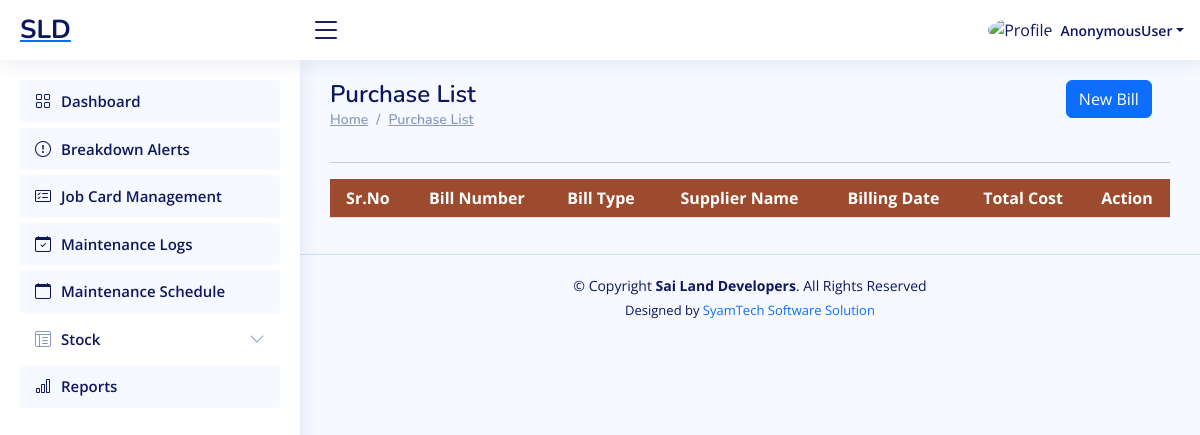
The app's page /workshop/purchase-list/, older data.
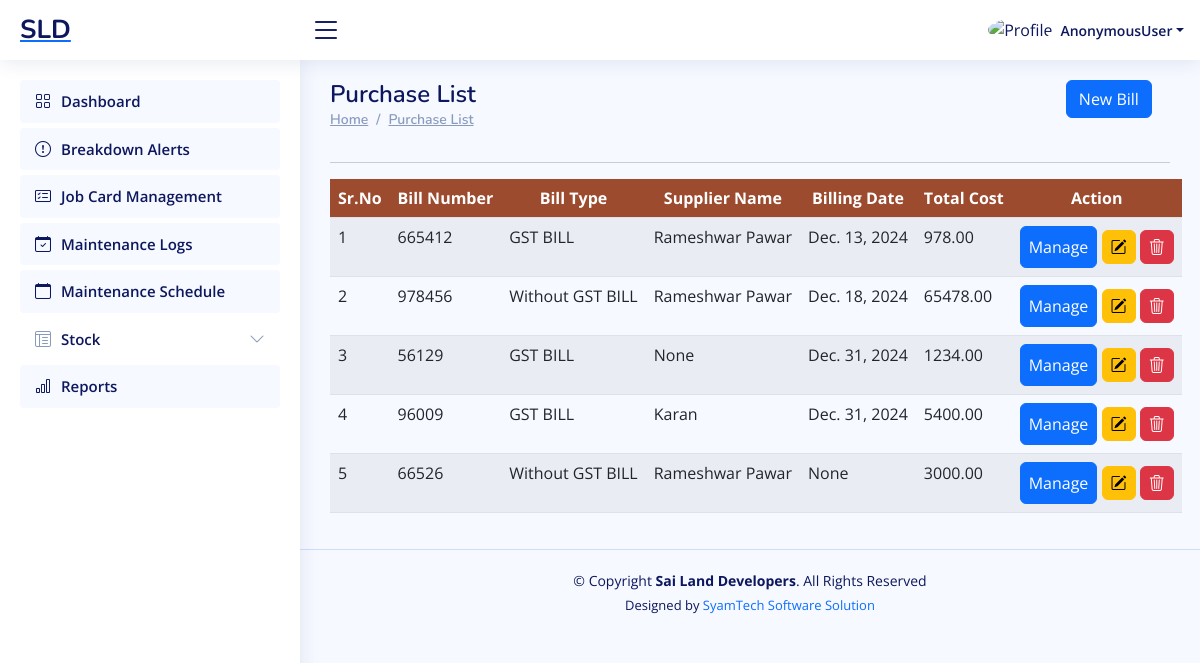
The same page, newer data.
### ERP_Admin/models.py (models this page shows, shortened)
class Purchase(models.Model):
    bill_no = models.CharField(max_length=50, db_index=True, unique=True, null=False, blank=False)
    supplier_name = models.CharField(max_length=100, db_index=True, null=True, blank=True)
    bill_type = models.CharField(max_length=30, db_index=True, choices=PURCHASE_GST)
    bill_date = models.DateField(auto_now_add=False, db_index=True)
    total_cost = models.DecimalField(max_digits=12, decimal_places=2, default=0.0)
    bill_file = models.FileField(upload_to="Purchase Bill", null=True, blank=True)

### ERP_Workshop/views.py (the view)
# urls.py: path('purchase-list/', views.purchase_list, name='workshop_purchase_list'),
def purchase_list(request):
    form= PurchaseForm()
    purchase=Purchase.objects.all().order_by('-id')
    return render(request, "workshop_purchase_list.html",{'form':form,'purchase':purchase})

### ERP_Workshop/templates/workshop_purchase_list.html (shortened to what this page needs)
{% extends "workshop_base.html" %}
{% load crispy_forms_tags %}
{% block content %}
<main id="main" class="main">
    <div class="row">
        <div class="col-sm-6">
            <div class="pagetitle">
                <h1>Purchase List</h1>
                <nav>
                    <ol class="breadcrumb">
                        <li class="breadcrumb-item"><a href="#">Home</a></li>
                        <li class="breadcrumb-item"><a href="#">Purchase List </a></li>
                    </ol>
                </nav>
            </div>
        </div>
        <div class="col-sm-6">
            <div class="container" style="max-width:97%;">
                <div class="text-lg-end text-start">
                    <a href="#" class="btn btn-primary" data-toggle="modal"
                        data-target="#model_create_purchase"> New Bill</a>
                </div>
            </div>
        </div>
    </div>
        <section class="section dashboard">
            <hr>
            <div class="row">
                <div class="col-lg-12">
                    <div class="row">
                        <div class="container" style=" overflow:scroll;">
                            <table id="purchase" class="table table-striped "
                                style="overflow:scroll; width:100%;min-width: max-content;">
                                <thead>
                                    <tr style="background:#9c4b2e;">
                                        <th scope="col" class="text-center text-white" style="">Sr.No</th>
                                        <th scope="col" class="text-center text-white" style="">Bill Number</th>
                                        <th scope="col" class="text-center text-white" style="">Bill Type</th>
                                        <th scope="col" class="text-center text-white" style="">Supplier Name</th>
                                        <th scope="col" class="text-center text-white" style="">Billing Date</th>
                                        <th scope="col" class="text-center text-white" style="">Total Cost</th>
                                        <th scope="col" class="text-center text-white" style="">Action</th>
                                    </tr>
                                </thead>
                                <tbody>
                                    {% if purchase %}
                                    {% for r in purchase %}
                                    <tr>
                                        <td>{{forloop.counter}}</td>
                                        <td>{{r.bill_no}}</td>
                                        <td>{{r.bill_type}}</td>
                                        <td>{{r.supplier_name}}</td>
                                        <td>{{r.bill_date}}</td>
                                        <td>{{r.total_cost}}</td>
                                        <td>
                                            <center>
                                                <a href="javascript:void(0);" data-url="{% url 'workshop_purchase_item_list' r.id %}" class="btn btn-primary px-2 py-2" onclick="mini_window(this)">Manage</a>
                                                        <a href=" " class="btn btn-warning px-2 py-2"><i class="bi bi-pencil-square"></i></a>
                                                            <a href="{% url "workshop_delete_purchase" r.id %} "
                                                                class="btn btn-danger px-2 py-2"><i class="bi bi-trash3"></i></a>
                                            </center>
                                        </td>
                                    </tr>
                                    {% endfor %}
                                    {% endif %}
                                </tbody>
                            </table>
                        </div>
                    </div>
                </div>
            </div>
        </section>
</main>
{% endblock content %}

### ERP_Workshop/templates/workshop_base.html (shortened to what this page needs)
{% load static %}
<html lang="en">
<head>
    <link href="https://unpkg.com/aos@2.3.1/dist/aos.css" rel="stylesheet">
    <link rel="stylesheet" type="text/css" href="https://cdn.datatables.net/1.11.5/css/jquery.dataTables.min.css">
    <link rel="stylesheet" href="https://cdn.jsdelivr.net/npm/bootstrap-icons@1.10.3/font/bootstrap-icons.css">
</head>
<body>
<header id="header" class="header fixed-top d-flex align-items-center">
    <div class="d-flex align-items-center justify-content-between">
        <a href=" " class="logo d-flex align-items-center">
             <span class="d-none d-lg-block">SLD</span>
        </a>
        <i class="bi bi-list toggle-sidebar-btn"></i>
    </div>
    <nav class="header-nav ms-auto">
        <ul class="d-flex align-items-center">
            <li class="nav-item dropdown pe-3 text-center  ">
                <a class="nav-link nav-profile d-flex align-items-center pe-0" href="#" data-bs-toggle="dropdown">
                    <img src="https://t4.ftcdn.net/jpg/03/64/21/11/360_F_364211147_1qgLVxv1Tcq0Ohz3FawUfrtONzz8nq3e.jpg" alt="Profile" class="rounded-circle">
                    <span class="d-none d-md-block dropdown-toggle ps-2">{{request.user}}</span>
                </a>
            </li>
        </ul>
    </nav>
</header>
<aside id="sidebar" class="sidebar">
    <ul class="sidebar-nav" id="sidebar-nav">
        <li class="nav-item">
            <a class="nav-link" href="{% url 'workshop_dashboard' %}">
                <i class="bi bi-grid"></i>
                <span>Dashboard</span>
            </a>
        </li>
        <li class="nav-item">
            <a class="nav-link" href="{% url 'workshop_breakdown_alerts' %}">
                <i class="bi bi-exclamation-circle"></i>
                <span>Breakdown Alerts</span>
            </a>
        </li>
        <li class="nav-item">
            <a class="nav-link" href="{% url 'workshop_job_card_management' %}">
                <i class="bi bi-card-checklist"></i>
                <span>Job Card Management</span>
            </a>
        </li>
        <li class="nav-item">
            <a class="nav-link" href="{% url 'workshop_maintenance_logs' %}">
                <i class="bi bi-calendar-check"></i>
                <span>Maintenance Logs</span>
            </a>
        </li>
        <li class="nav-item">
            <a class="nav-link" href="{% url 'workshop_maintenance_schedule' %}">
                <i class="bi bi-calendar"></i>
                <span>Maintenance Schedule</span>
            </a>
        </li>
        <li class="nav-item">
            <a class="nav-link collapsed" data-bs-target="#tables-nav" data-bs-toggle="collapse" href="#">
            <i class="bi bi-layout-text-window-reverse"></i><span>Stock</span><i class="bi bi-chevron-down ms-auto"></i>
            </a>
        </li>
        <li class="nav-item">
            <a class="nav-link" href="{% url 'workshop_reports' %}">
                <i class="bi bi-bar-chart"></i>
                <span>Reports</span>
            </a>
        </li>
    </ul>
</aside>
{% block content %}{% endblock content %}
<footer id="footer" class="footer text-center">
    <div class="copyright">
        &copy; Copyright <strong><span>Sai Land Developers</span></strong>. All Rights Reserved
    </div>
    <div class="credits">
        Designed by <a href="#" style="text-decoration:none;">SyamTech Software Solution</a>
    </div>
</footer>
</body>
<link rel="stylesheet" href="https://cdnjs.cloudflare.com/ajax/libs/selectize.js/0.15.2/css/selectize.min.css"/>
</html>

### ERP_Workshop/templates/workshop_purchase_list.html (style rules this page uses)
.dropdown { position: relative; display: inline-block; }

Row changes from the older to the newer data that the page shows:
added Purchase: bill_no "665412", bill_type "GST BILL", supplier_name "Rameshwar Pawar", bill_date "Dec. 13, 2024", total_cost "978.00"
added Purchase: bill_no "978456", bill_type "Without GST BILL", supplier_name "Rameshwar Pawar", bill_date "Dec. 18, 2024", total_cost "65478.00"
added Purchase: bill_no "56129", bill_type "GST BILL", supplier_name "None", bill_date "Dec. 31, 2024", total_cost "1234.00"
added Purchase: bill_no "96009", bill_type "GST BILL", supplier_name "Karan", bill_date "Dec. 31, 2024", total_cost "5400.00"
added Purchase: bill_no "66526", bill_type "Without GST BILL", supplier_name "Rameshwar Pawar", bill_date "None", total_cost "3000.00"
